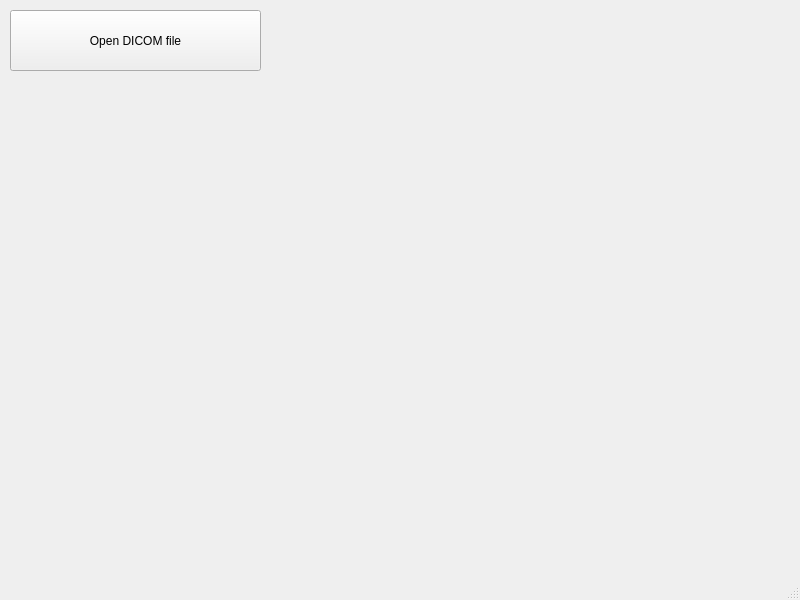
<?xml version="1.0" encoding="UTF-8"?>
<ui version="4.0">
 <class>MainWindow</class>
 <widget class="QMainWindow" name="MainWindow">
  <property name="geometry">
   <rect>
    <x>0</x>
    <y>0</y>
    <width>800</width>
    <height>600</height>
   </rect>
  </property>
  <property name="windowTitle">
   <string>MainWindow</string>
  </property>
  <widget class="QWidget" name="centralwidget">
   <widget class="QPushButton" name="openButton">
    <property name="geometry">
     <rect>
      <x>10</x>
      <y>10</y>
      <width>251</width>
      <height>61</height>
     </rect>
    </property>
    <property name="text">
     <string>Open DICOM file</string>
    </property>
   </widget>
   <widget class="QWidget" name="verticalLayoutWidget">
    <property name="geometry">
     <rect>
      <x>80</x>
      <y>110</y>
      <width>601</width>
      <height>341</height>
     </rect>
    </property>
    <layout class="QVBoxLayout" name="verticalLayout"/>
   </widget>
  </widget>
  <widget class="QMenuBar" name="menubar">
   <property name="geometry">
    <rect>
     <x>0</x>
     <y>0</y>
     <width>800</width>
     <height>22</height>
    </rect>
   </property>
  </widget>
  <widget class="QStatusBar" name="statusbar"/>
 </widget>
 <resources/>
 <connections/>
</ui>
